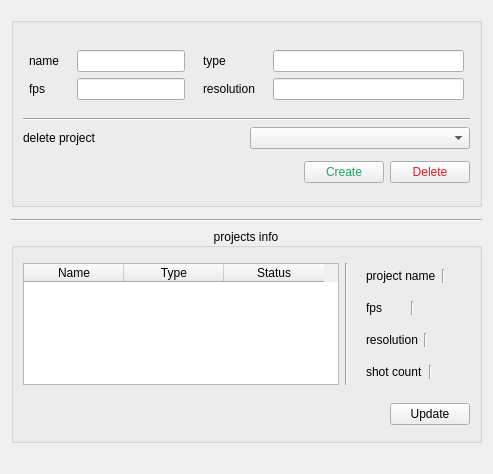
           <widget class="QWidget" name="projects_tab">
            <attribute name="title">
             <string>Projects</string>
            </attribute>
            <layout class="QVBoxLayout" name="verticalLayout_7">
             <item>
              <layout class="QVBoxLayout" name="verticalLayout_6">
               <property name="bottomMargin">
                <number>20</number>
               </property>
               <item>
                <layout class="QVBoxLayout" name="verticalLayout_18">
                 <property name="topMargin">
                  <number>6</number>
                 </property>
                 <property name="bottomMargin">
                  <number>6</number>
                 </property>
                 <item>
                  <widget class="QGroupBox" name="groupBox_4">
                   <property name="title">
                    <string/>
                   </property>
                   <layout class="QVBoxLayout" name="verticalLayout_20">
                    <item>
                     <layout class="QVBoxLayout" name="verticalLayout_19">
                      <property name="topMargin">
                       <number>6</number>
                      </property>
                      <property name="bottomMargin">
                       <number>6</number>
                      </property>
                      <item>
                       <layout class="QHBoxLayout" name="horizontalLayout_18">
                        <property name="topMargin">
                         <number>6</number>
                        </property>
                        <property name="bottomMargin">
                         <number>6</number>
                        </property>
                        <item>
                         <layout class="QVBoxLayout" name="verticalLayout_21">
                          <property name="leftMargin">
                           <number>6</number>
                          </property>
                          <property name="topMargin">
                           <number>6</number>
                          </property>
                          <property name="rightMargin">
                           <number>6</number>
                          </property>
                          <property name="bottomMargin">
                           <number>6</number>
                          </property>
                          <item>
                           <widget class="QLabel" name="label">
                            <property name="text">
                             <string>name</string>
                            </property>
                           </widget>
                          </item>
                          <item>
                           <widget class="QLabel" name="label_2">
                            <property name="text">
                             <string>fps    </string>
                            </property>
                           </widget>
                          </item>
                         </layout>
                        </item>
                        <item>
                         <layout class="QVBoxLayout" name="verticalLayout_26">
                          <property name="leftMargin">
                           <number>6</number>
                          </property>
                          <property name="topMargin">
                           <number>6</number>
                          </property>
                          <property name="rightMargin">
                           <number>6</number>
                          </property>
                          <property name="bottomMargin">
                           <number>6</number>
                          </property>
                          <item>
                           <widget class="QLineEdit" name="project_name_lineEdit">
                            <property name="sizePolicy">
                             <sizepolicy hsizetype="Preferred" vsizetype="Fixed">
                              <horstretch>0</horstretch>
                              <verstretch>0</verstretch>
                             </sizepolicy>
                            </property>
                            <property name="toolTip">
                             <string>&lt;html&gt;&lt;head/&gt;&lt;body&gt;&lt;p&gt;project name or code of the project &lt;/p&gt;&lt;/body&gt;&lt;/html&gt;</string>
                            </property>
                           </widget>
                          </item>
                          <item>
                           <widget class="QLineEdit" name="fps_lineEdit">
                            <property name="sizePolicy">
                             <sizepolicy hsizetype="Minimum" vsizetype="Preferred">
                              <horstretch>0</horstretch>
                              <verstretch>0</verstretch>
                             </sizepolicy>
                            </property>
                            <property name="minimumSize">
                             <size>
                              <width>0</width>
                              <height>0</height>
                             </size>
                            </property>
                            <property name="toolTip">
                             <string>&lt;html&gt;&lt;head/&gt;&lt;body&gt;&lt;p&gt;this valeu will be used for the entire project &lt;/p&gt;&lt;/body&gt;&lt;/html&gt;</string>
                            </property>
                           </widget>
                          </item>
                         </layout>
                        </item>
                        <item>
                         <layout class="QVBoxLayout" name="verticalLayout_25">
                          <property name="leftMargin">
                           <number>6</number>
                          </property>
                          <property name="topMargin">
                           <number>6</number>
                          </property>
                          <property name="rightMargin">
                           <number>6</number>
                          </property>
                          <property name="bottomMargin">
                           <number>6</number>
                          </property>
                          <item>
                           <widget class="QLabel" name="label_5">
                            <property name="text">
                             <string>type</string>
                            </property>
                           </widget>
                          </item>
                          <item>
                           <widget class="QLabel" name="label_3">
                            <property name="text">
                             <string>resolution</string>
                            </property>
                           </widget>
                          </item>
                         </layout>
                        </item>
                        <item>
                         <layout class="QVBoxLayout" name="verticalLayout_23">
                          <property name="leftMargin">
                           <number>6</number>
                          </property>
                          <property name="topMargin">
                           <number>6</number>
                          </property>
                          <property name="rightMargin">
                           <number>6</number>
                          </property>
                          <property name="bottomMargin">
                           <number>6</number>
                          </property>
                          <item>
                           <widget class="QLineEdit" name="project_type_lineEdit"/>
                          </item>
                          <item>
                           <widget class="QLineEdit" name="ress_lineEdit">
                            <property name="toolTip">
                             <string>&lt;html&gt;&lt;head/&gt;&lt;body&gt;&lt;p&gt;set custom resolution:&lt;/p&gt;&lt;p&gt;write the resollution p.e. &lt;span style=&quot; font-weight:700;&quot;&gt;1920x1080&lt;/span&gt;&lt;/p&gt;&lt;/body&gt;&lt;/html&gt;</string>
                            </property>
                           </widget>
                          </item>
                         </layout>
                        </item>
                       </layout>
                      </item>
                      <item>
                       <widget class="Line" name="line_2">
                        <property name="orientation">
                         <enum>Qt::Orientation::Horizontal</enum>
                        </property>
                       </widget>
                      </item>
                      <item>
                       <layout class="QHBoxLayout" name="horizontalLayout_4">
                        <item>
                         <widget class="QLabel" name="label_4">
                          <property name="text">
                           <string>delete project</string>
                          </property>
                         </widget>
                        </item>
                        <item>
                         <widget class="QComboBox" name="projects_delete_comboBox"/>
                        </item>
                       </layout>
                      </item>
                      <item>
                       <layout class="QHBoxLayout" name="horizontalLayout">
                        <property name="topMargin">
                         <number>6</number>
                        </property>
                        <property name="bottomMargin">
                         <number>6</number>
                        </property>
                        <item>
                         <spacer name="horizontalSpacer_5">
                          <property name="orientation">
                           <enum>Qt::Orientation::Horizontal</enum>
                          </property>
                          <property name="sizeHint" stdset="0">
                           <size>
                            <width>40</width>
                            <height>20</height>
                           </size>
                          </property>
                         </spacer>
                        </item>
                        <item>
                         <widget class="QPushButton" name="create_project_pushButton">
                          <property name="font">
                           <font>
                            <bold>false</bold>
                           </font>
                          </property>
                          <property name="toolTip">
                           <string>&lt;html&gt;&lt;head/&gt;&lt;body&gt;&lt;p&gt;will create folder structure and all config need it for the project &lt;/p&gt;&lt;/body&gt;&lt;/html&gt;</string>
                          </property>
                          <property name="styleSheet">
                           <string notr="true">color: rgb(38, 162, 105);</string>
                          </property>
                          <property name="text">
                           <string>Create</string>
                          </property>
                         </widget>
                        </item>
                        <item>
                         <widget class="QPushButton" name="delete_project_pushButton">
                          <property name="font">
                           <font>
                            <bold>false</bold>
                           </font>
                          </property>
                          <property name="toolTip">
                           <string>&lt;html&gt;&lt;head/&gt;&lt;body&gt;&lt;p&gt;delete button will delete the project selected in the list&lt;/p&gt;&lt;/body&gt;&lt;/html&gt;</string>
                          </property>
                          <property name="styleSheet">
                           <string notr="true">color: rgb(224, 27, 36);</string>
                          </property>
                          <property name="text">
                           <string>Delete</string>
                          </property>
                         </widget>
                        </item>
                       </layout>
                      </item>
                     </layout>
                    </item>
                   </layout>
                  </widget>
                 </item>
                </layout>
               </item>
               <item>
                <widget class="Line" name="line">
                 <property name="orientation">
                  <enum>Qt::Orientation::Horizontal</enum>
                 </property>
                </widget>
               </item>
               <item>
                <widget class="QGroupBox" name="groupBox">
                 <property name="title">
                  <string>projects info</string>
                 </property>
                 <property name="alignment">
                  <set>Qt::AlignmentFlag::AlignCenter</set>
                 </property>
                 <layout class="QHBoxLayout" name="horizontalLayout_6">
                  <item>
                   <layout class="QVBoxLayout" name="verticalLayout_4">
                    <item>
                     <layout class="QHBoxLayout" name="horizontalLayout_3">
                      <property name="topMargin">
                       <number>6</number>
                      </property>
                      <property name="bottomMargin">
                       <number>6</number>
                      </property>
                      <item>
                       <widget class="QTableWidget" name="projects_tableWidget">
                        <property name="sizePolicy">
                         <sizepolicy hsizetype="Expanding" vsizetype="Expanding">
                          <horstretch>0</horstretch>
                          <verstretch>0</verstretch>
                         </sizepolicy>
                        </property>
                        <property name="frameShape">
                         <enum>QFrame::Shape::StyledPanel</enum>
                        </property>
                        <property name="sizeAdjustPolicy">
                         <enum>QAbstractScrollArea::SizeAdjustPolicy::AdjustToContents</enum>
                        </property>
                        <attribute name="horizontalHeaderCascadingSectionResizes">
                         <bool>false</bool>
                        </attribute>
                        <column>
                         <property name="text">
                          <string>Name</string>
                         </property>
                        </column>
                        <column>
                         <property name="text">
                          <string>Type</string>
                         </property>
                        </column>
                        <column>
                         <property name="text">
                          <string>Status</string>
                         </property>
                        </column>
                       </widget>
                      </item>
                      <item>
                       <widget class="Line" name="line_3">
                        <property name="orientation">
                         <enum>Qt::Orientation::Vertical</enum>
                        </property>
                       </widget>
                      </item>
                      <item>
                       <layout class="QVBoxLayout" name="verticalLayout_22">
                        <property name="leftMargin">
                         <number>6</number>
                        </property>
                        <property name="rightMargin">
                         <number>6</number>
                        </property>
                        <item>
                         <layout class="QHBoxLayout" name="horizontalLayout_2">
                          <property name="leftMargin">
                           <number>6</number>
                          </property>
                          <property name="topMargin">
                           <number>6</number>
                          </property>
                          <property name="rightMargin">
                           <number>6</number>
                          </property>
                          <property name="bottomMargin">
                           <number>6</number>
                          </property>
                          <item>
                           <widget class="QLabel" name="label_15">
                            <property name="text">
                             <string>project name</string>
                            </property>
                           </widget>
                          </item>
                          <item>
                           <widget class="Line" name="line_4">
                            <property name="orientation">
                             <enum>Qt::Orientation::Vertical</enum>
                            </property>
                           </widget>
                          </item>
                          <item>
                           <widget class="QLabel" name="project_info_name_label">
                            <property name="sizePolicy">
                             <sizepolicy hsizetype="Preferred" vsizetype="Preferred">
                              <horstretch>0</horstretch>
                              <verstretch>0</verstretch>
                             </sizepolicy>
                            </property>
                            <property name="text">
                             <string/>
                            </property>
                           </widget>
                          </item>
                         </layout>
                        </item>
                        <item>
                         <layout class="QHBoxLayout" name="horizontalLayout_5">
                          <property name="leftMargin">
                           <number>6</number>
                          </property>
                          <property name="topMargin">
                           <number>6</number>
                          </property>
                          <property name="rightMargin">
                           <number>6</number>
                          </property>
                          <property name="bottomMargin">
                           <number>6</number>
                          </property>
                          <item>
                           <widget class="QLabel" name="label_16">
                            <property name="text">
                             <string>fps</string>
                            </property>
                           </widget>
                          </item>
                          <item>
                           <widget class="Line" name="line_9">
                            <property name="orientation">
                             <enum>Qt::Orientation::Vertical</enum>
                            </property>
                           </widget>
                          </item>
                          <item>
                           <widget class="QLabel" name="fps_project_info_label">
                            <property name="text">
                             <string/>
                            </property>
                           </widget>
                          </item>
                         </layout>
                        </item>
                        <item>
                         <layout class="QHBoxLayout" name="horizontalLayout_21">
                          <property name="leftMargin">
                           <number>6</number>
                          </property>
                          <property name="topMargin">
                           <number>6</number>
                          </property>
                          <property name="rightMargin">
                           <number>6</number>
                          </property>
                          <property name="bottomMargin">
                           <number>6</number>
                          </property>
                          <item>
                           <widget class="QLabel" name="label_17">
                            <property name="text">
                             <string>resolution</string>
                            </property>
                           </widget>
                          </item>
                          <item>
                           <widget class="Line" name="line_10">
                            <property name="orientation">
                             <enum>Qt::Orientation::Vertical</enum>
                            </property>
                           </widget>
                          </item>
                          <item>
                           <widget class="QLabel" name="resolution_project_info_label">
                            <property name="text">
                             <string/>
                            </property>
                           </widget>
                          </item>
                         </layout>
                        </item>
                        <item>
                         <layout class="QHBoxLayout" name="horizontalLayout_20">
                          <property name="leftMargin">
                           <number>6</number>
                          </property>
                          <property name="topMargin">
                           <number>6</number>
                          </property>
                          <property name="rightMargin">
                           <number>6</number>
                          </property>
                          <property name="bottomMargin">
                           <number>6</number>
                          </property>
                          <item>
                           <widget class="QLabel" name="label_18">
                            <property name="text">
                             <string>shot count</string>
                            </property>
                           </widget>
                          </item>
                          <item>
                           <widget class="Line" name="line_11">
                            <property name="orientation">
                             <enum>Qt::Orientation::Vertical</enum>
                            </property>
                           </widget>
                          </item>
                          <item>
                           <widget class="QLabel" name="shot_project_count_info_label">
                            <property name="text">
                             <string/>
                            </property>
                           </widget>
                          </item>
                         </layout>
                        </item>
                       </layout>
                      </item>
                     </layout>
                    </item>
                    <item>
                     <layout class="QHBoxLayout" name="horizontalLayout_19">
                      <property name="topMargin">
                       <number>6</number>
                      </property>
                      <property name="bottomMargin">
                       <number>6</number>
                      </property>
                      <item>
                       <spacer name="horizontalSpacer_6">
                        <property name="orientation">
                         <enum>Qt::Orientation::Horizontal</enum>
                        </property>
                        <property name="sizeHint" stdset="0">
                         <size>
                          <width>40</width>
                          <height>20</height>
                         </size>
                        </property>
                       </spacer>
                      </item>
                      <item>
                       <widget class="QPushButton" name="update_projects_pushButton">
                        <property name="sizePolicy">
                         <sizepolicy hsizetype="Fixed" vsizetype="Fixed">
                          <horstretch>0</horstretch>
                          <verstretch>0</verstretch>
                         </sizepolicy>
                        </property>
                        <property name="minimumSize">
                         <size>
                          <width>0</width>
                          <height>0</height>
                         </size>
                        </property>
                        <property name="font">
                         <font>
                          <bold>false</bold>
                         </font>
                        </property>
                        <property name="styleSheet">
                         <string notr="true"/>
                        </property>
                        <property name="text">
                         <string>Update</string>
                        </property>
                       </widget>
                      </item>
                     </layout>
                    </item>
                   </layout>
                  </item>
                 </layout>
                </widget>
               </item>
              </layout>
             </item>
            </layout>
           </widget>
